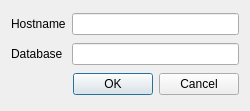
<?xml version="1.0" encoding="UTF-8"?>
<ui version="4.0">
 <class>Dialog</class>
 <widget class="QDialog" name="Dialog">
  <property name="geometry">
   <rect>
    <x>0</x>
    <y>0</y>
    <width>250</width>
    <height>111</height>
   </rect>
  </property>
  <property name="windowTitle">
   <string>Database Settings</string>
  </property>
  <property name="windowIcon">
   <iconset resource="../graphics/graphics.qrc">
    <normaloff>:/graphics/appLogo.png</normaloff>:/graphics/appLogo.png</iconset>
  </property>
  <layout class="QGridLayout" name="gridLayout">
   <item row="0" column="0">
    <widget class="QLabel" name="label">
     <property name="text">
      <string>Hostname</string>
     </property>
    </widget>
   </item>
   <item row="0" column="1">
    <widget class="QLineEdit" name="hostname"/>
   </item>
   <item row="1" column="0">
    <widget class="QLabel" name="label_2">
     <property name="text">
      <string>Database</string>
     </property>
    </widget>
   </item>
   <item row="1" column="1">
    <widget class="QLineEdit" name="database"/>
   </item>
   <item row="2" column="0" colspan="2">
    <widget class="QDialogButtonBox" name="buttonBox">
     <property name="orientation">
      <enum>Qt::Horizontal</enum>
     </property>
     <property name="standardButtons">
      <set>QDialogButtonBox::Cancel|QDialogButtonBox::Ok</set>
     </property>
    </widget>
   </item>
  </layout>
 </widget>
 <tabstops>
  <tabstop>hostname</tabstop>
  <tabstop>database</tabstop>
  <tabstop>buttonBox</tabstop>
 </tabstops>
 <resources>
  <include location="../graphics/graphics.qrc"/>
 </resources>
 <connections>
  <connection>
   <sender>buttonBox</sender>
   <signal>accepted()</signal>
   <receiver>Dialog</receiver>
   <slot>accept()</slot>
   <hints>
    <hint type="sourcelabel">
     <x>248</x>
     <y>254</y>
    </hint>
    <hint type="destinationlabel">
     <x>157</x>
     <y>274</y>
    </hint>
   </hints>
  </connection>
  <connection>
   <sender>buttonBox</sender>
   <signal>rejected()</signal>
   <receiver>Dialog</receiver>
   <slot>reject()</slot>
   <hints>
    <hint type="sourcelabel">
     <x>316</x>
     <y>260</y>
    </hint>
    <hint type="destinationlabel">
     <x>286</x>
     <y>274</y>
    </hint>
   </hints>
  </connection>
 </connections>
</ui>
